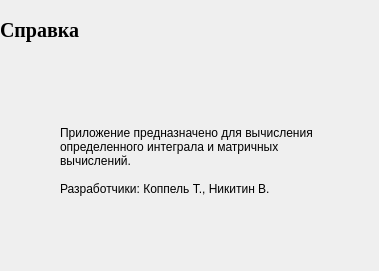
<?xml version="1.0" encoding="UTF-8"?>
<ui version="4.0">
 <class>help</class>
 <widget class="QDialog" name="help">
  <property name="geometry">
   <rect>
    <x>0</x>
    <y>0</y>
    <width>379</width>
    <height>271</height>
   </rect>
  </property>
  <property name="windowTitle">
   <string>Dialog</string>
  </property>
  <widget class="QLabel" name="label">
   <property name="geometry">
    <rect>
     <x>0</x>
     <y>0</y>
     <width>401</width>
     <height>61</height>
    </rect>
   </property>
   <property name="font">
    <font>
     <family>Times New Roman</family>
     <pointsize>15</pointsize>
     <weight>75</weight>
     <italic>false</italic>
     <bold>true</bold>
    </font>
   </property>
   <property name="cursor">
    <cursorShape>ArrowCursor</cursorShape>
   </property>
   <property name="layoutDirection">
    <enum>Qt::LeftToRight</enum>
   </property>
   <property name="styleSheet">
    <string notr="true">QLabel {
	qproperty-alignment: 'AlignVCenter | AlignCenter';
}</string>
   </property>
   <property name="text">
    <string>Справка</string>
   </property>
  </widget>
  <widget class="QLabel" name="label_2">
   <property name="geometry">
    <rect>
     <x>60</x>
     <y>90</y>
     <width>261</width>
     <height>141</height>
    </rect>
   </property>
   <property name="autoFillBackground">
    <bool>true</bool>
   </property>
   <property name="text">
    <string>Приложение предназначено для вычисления определенного интеграла и матричных вычислений. 

Разработчики: Коппель Т., Никитин В.</string>
   </property>
   <property name="scaledContents">
    <bool>false</bool>
   </property>
   <property name="wordWrap">
    <bool>true</bool>
   </property>
  </widget>
 </widget>
 <resources/>
 <connections/>
</ui>
